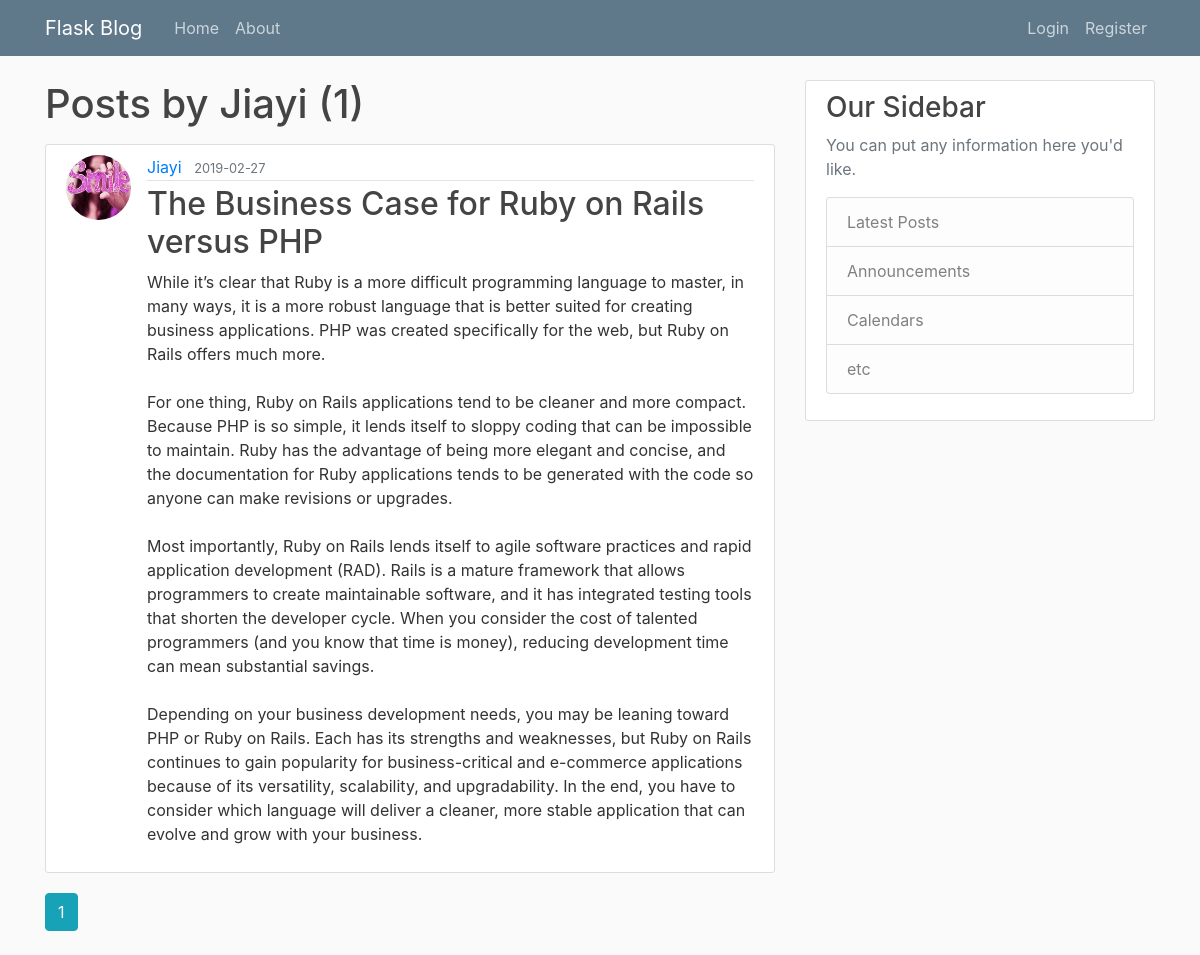
/user/Jiayi, run on an earlier commit of the app's database.
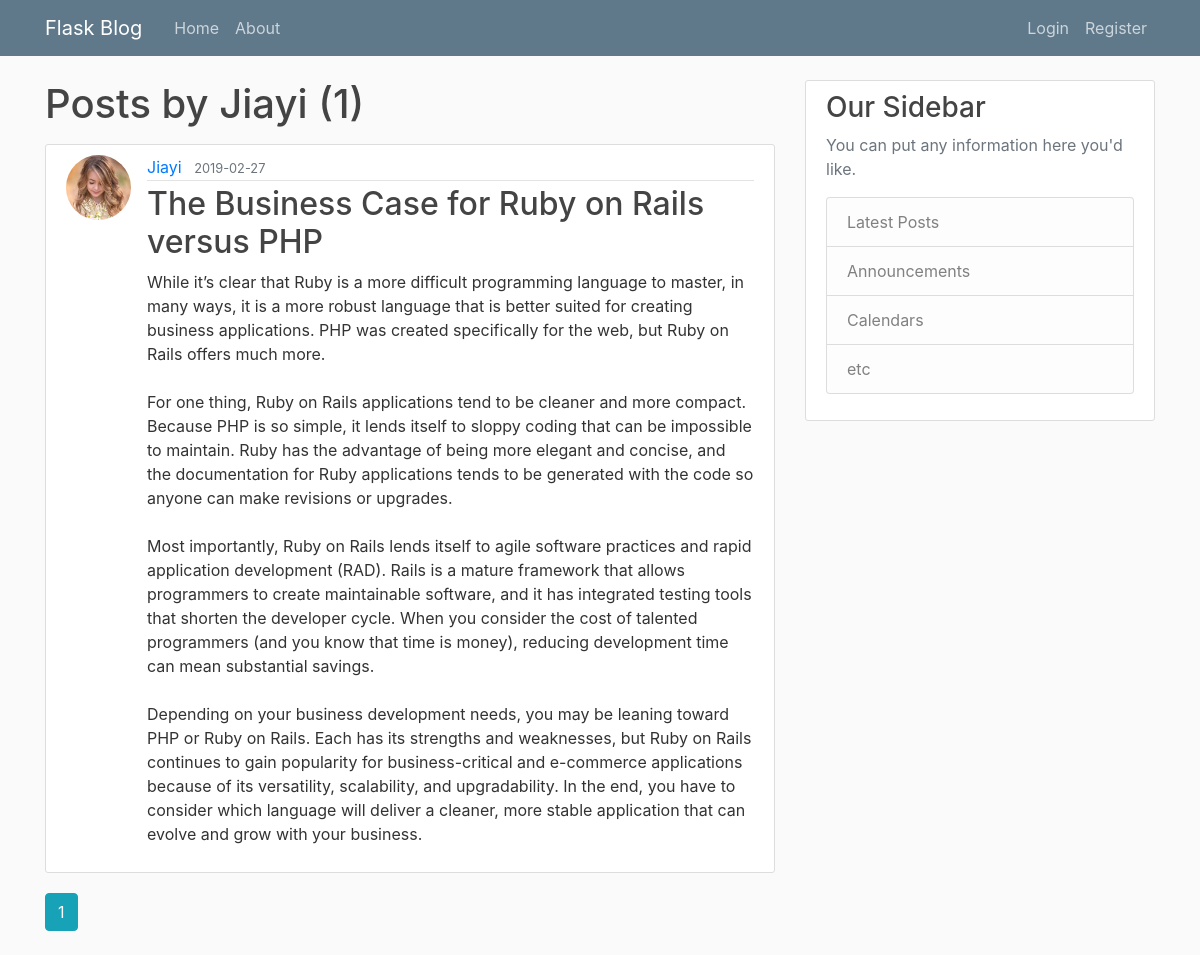
And on a later commit of the database.
### flaskblog/models.py (models this page shows, shortened)
class Post(db.Model):
    id = db.Column(db.Integer, primary_key=True)
    title = db.Column(db.String(100), nullable=False)
    date_posted = db.Column(db.DateTime, nullable=False, default=datetime.utcnow)
    content = db.Column(db.Text, nullable=False)
    user_id = db.Column(db.Integer, db.ForeignKey('user.id'), nullable=False)

class User(db.Model, UserMixin):
    id = db.Column(db.Integer, primary_key=True)
    username = db.Column(db.String(20), unique=True, nullable=False)
    email = db.Column(db.String(120), unique=True, nullable=False)
    image_file = db.Column(db.String(20), nullable=False, default='default.jpg')
    password = db.Column(db.String(60), nullable=False)
    posts = db.relationship('Post', backref='author', lazy=True)

### flaskblog/users/routes.py (the view)
@users.route("/user/<string:username>")
def user_posts(username):
    page = request.args.get('page', 1, type=int)
    user = User.query.filter_by(username=username).first_or_404()
    posts = Post.query.filter_by(author=user)\
        .order_by(Post.date_posted.desc())\
        .paginate(page=page, per_page=5)
    return render_template('user_posts.html', posts=posts, user=user)

### flaskblog/templates/user_posts.html
{% extends "layout.html" %}
{% block content %}
    <h1 class="mb-3">Posts by {{ user.username }} ({{ posts.total }})</h1>
    {% for post in posts.items %}
        <article class="media content-section">
          <img class="rounded-circle article-img" src="{{ url_for('static', filename='profile_pics/' + post.author.image_file) }}"></img>
          <div class="media-body">
            <div class="article-metadata">
              <a class="mr-2" href="{{ url_for('users.user_posts', username=post.author.username) }}">{{ post.author.username }}</a>
              <small class="text-muted">{{ post.date_posted.strftime('%Y-%m-%d') }}</small>
            </div>
            <h2><a class="article-title" href="{{ url_for('posts.post', post_id=post.id) }}">{{ post.title }}</a></h2>
            <p class="article-content">{{ post.content }}</p>
          </div>
        </article>
    {% endfor %}
    {% for page_num in posts.iter_pages(left_edge=1, right_edge=1, left_current=1, right_current=2) %}
        {% if page_num %}
            {% if posts.page == page_num %}
                <a class="btn btn-info mb-4" href="{{ url_for('users.user_posts', username=user.username, page=page_num) }}">{{ page_num }}</a>
            {% else %}
                <a class="btn btn-outline-info mb-4" href="{{ url_for('users.user_posts', username=user.username, page=page_num) }}">{{ page_num }}</a>
        {% endif %}
        {% else %}
            ...
        {% endif %}
    {% endfor %}
{% endblock content %}

What changed in the data, as far as the page shows it:
changed through a linked row, Post "The Business Case for Ruby on Rails versus PHP": image_file: a different picture
